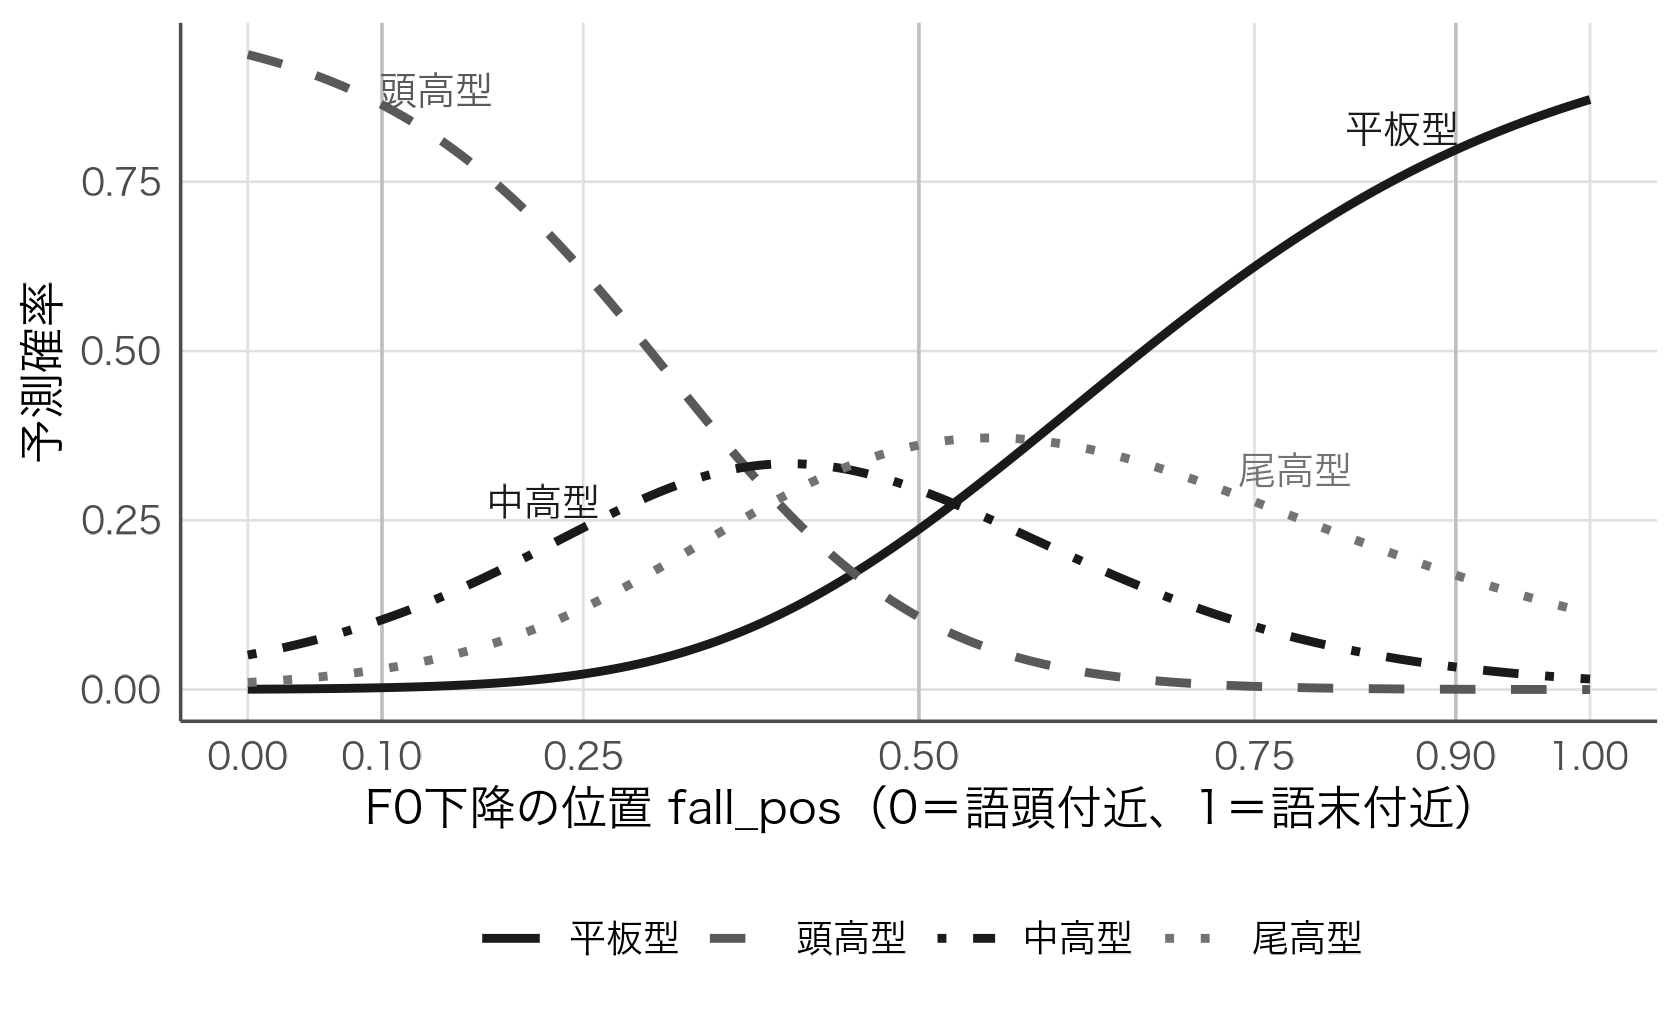

This chart was generated by the following R code:
# 図：多項ロジスティック回帰の予測確率（本文6.6、set.seed(6)、ノートブックと同一）
source("figures/style.R")
suppressPackageStartupMessages({library(tidyverse); library(nnet)})
set.seed(6)
accent_types <- c("平板型", "頭高型", "中高型", "尾高型")
d <- expand_grid(speaker = paste0("S", 1:12), word = 1:20) %>%
  mutate(
    true_type = sample(accent_types, n(), replace = TRUE, prob = c(0.35, 0.25, 0.20, 0.20)),
    fall_pos = case_when(
      true_type == "平板型" ~ rnorm(n(), 0.80, 0.22),
      true_type == "頭高型" ~ rnorm(n(), 0.18, 0.20),
      true_type == "中高型" ~ rnorm(n(), 0.45, 0.20),
      true_type == "尾高型" ~ rnorm(n(), 0.65, 0.20)),
    fall_pos = pmin(pmax(fall_pos, 0), 1),
    true_type = factor(true_type, levels = accent_types))
m <- multinom(true_type ~ fall_pos, data = d, trace = FALSE)
print(round(coef(m), 3))
print(round(predict(m, data.frame(fall_pos = c(0.1, 0.5, 0.9)), type = "probs"), 3))
cat("acc", round(mean(predict(m, d) == d$true_type), 3), "chance", round(max(table(d$true_type)) / nrow(d), 3), "\n")
g <- data.frame(fall_pos = seq(0, 1, length.out = 201))
pr <- as.data.frame(predict(m, g, type = "probs")) %>% bind_cols(g) %>%
  pivot_longer(-fall_pos, names_to = "type", values_to = "p") %>% mutate(type = factor(type, levels = accent_types))
marks <- data.frame(fall_pos = c(0.1, 0.5, 0.9))
lt <- c("solid", "dashed", "dotdash", "dotted"); gr <- c("grey10", "grey35", "grey10", "grey45")
lab <- data.frame(type = factor(accent_types, levels = accent_types), fall_pos = c(0.86, 0.14, 0.22, 0.78), dy = c(0.07, 0.07, 0.07, 0.07))
lab <- lab %>% rowwise() %>% mutate(p = pr$p[pr$type == type][which.min(abs(pr$fall_pos[pr$type == type] - fall_pos))] + dy) %>% ungroup()
p <- ggplot(pr, aes(fall_pos, p, linetype = type, colour = type)) +
  geom_vline(data = marks, aes(xintercept = fall_pos), colour = "grey75", linewidth = 0.4, linetype = "solid") +
  geom_line(linewidth = 1.0) +
  geom_text(data = lab, aes(label = type), family = "hira", size = 3.2, show.legend = FALSE, hjust = 0.5) +
  scale_linetype_manual(values = lt, name = NULL) + scale_colour_manual(values = gr, name = NULL) +
  scale_x_continuous(breaks = c(0, 0.1, 0.25, 0.5, 0.75, 0.9, 1)) +
  labs(x = "F0下降の位置 fall_pos（0＝語頭付近、1＝語末付近）", y = "予測確率") +
  theme(legend.position = "bottom")
save_fig(p, "ch06_multinom_probs", w = 5.6, h = 3.4)
